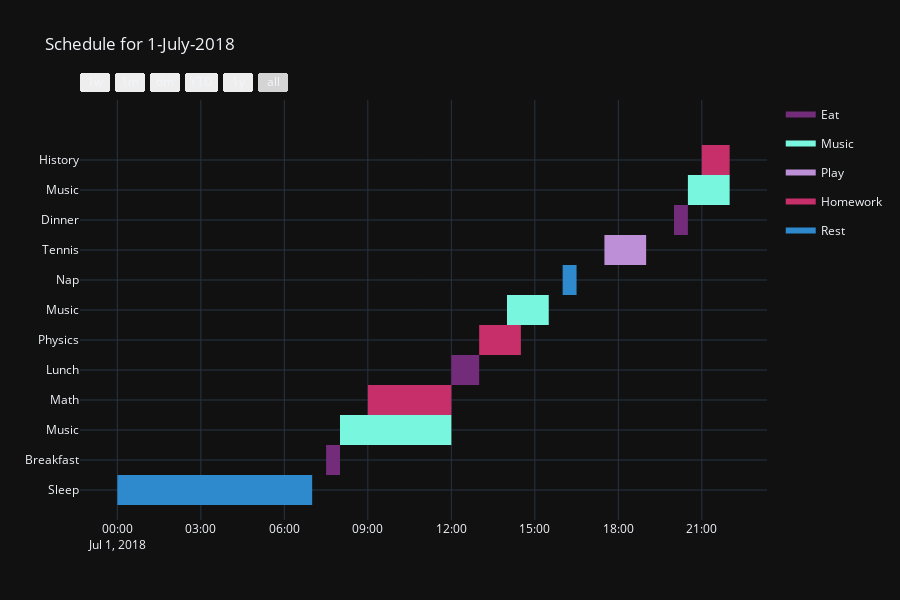

Notebook code cell kept with this figure:
### Code cell
color_dict = dict(
    Rest='rgb(46, 137, 205)',
    Eat='rgb(114, 44, 121)',
    Homework='rgb(198, 47, 105)',
    Play='#BD8FD7',
    Music='#78F7DE'
)

fig = ff.create_gantt(
    schedule,
    title='Schedule for 1-July-2018',
    colors=color_dict,
    index_col='Category',
    show_colorbar=True,
    bar_width=0.5,
    showgrid_x=True,
    showgrid_y=True
)
offline.iplot(fig)

### Figure 1 — Plotly figure (JSON) as saved in the notebook; plotly's stock layout.template omitted (floating-point values rounded to 4 significant figures)
{"data": [{"fill": "toself", "fillcolor": "rgb(114, 44, 121)", "hoverinfo": "name", "legendgroup": "rgb(114, 44, 121)", "mode": "none", "name": "Eat", "x": ["2018-07-01 7:30:00", "2018-07-01 8:00:00", "2018-07-01 8:00:00", "2018-07-01 7:30:00", "2018-07-01 7:30:00", "2018-07-01 12:00:00", "2018-07-01 13:00:00", "2018-07-01 13:00:00", "2018-07-01 12:00:00", "2018-07-01 12:00:00", "2018-07-01 20:00:00", "2018-07-01 20:30:00", "2018-07-01 20:30:00", "2018-07-01 20:00:00"], "y": [0.5, 0.5, 1.5, 1.5, null, 3.5, 3.5, 4.5, 4.5, null, 8.5, 8.5, 9.5, 9.5], "type": "scatter"}, {"fill": "toself", "fillcolor": "rgb(120, 247, 222)", "hoverinfo": "name", "legendgroup": "rgb(120, 247, 222)", "mode": "none", "name": "Music", "x": ["2018-07-01 8:00:00", "2018-07-01 12:00:00", "2018-07-01 12:00:00", "2018-07-01 8:00:00", "2018-07-01 8:00:00", "2018-07-01 14:00:00", "2018-07-01 15:30:00", "2018-07-01 15:30:00", "2018-07-01 14:00:00", "2018-07-01 14:00:00", "2018-07-01 20:30:00", "2018-07-01 22:00:00", "2018-07-01 22:00:00", "2018-07-01 20:30:00"], "y": [1.5, 1.5, 2.5, 2.5, null, 5.5, 5.5, 6.5, 6.5, null, 9.5, 9.5, 10.5, 10.5], "type": "scatter"}, {"fill": "toself", "fillcolor": "rgb(189, 143, 215)", "hoverinfo": "name", "legendgroup": "rgb(189, 143, 215)", "mode": "none", "name": "Play", "x": ["2018-07-01 17:30:00", "2018-07-01 19:00:00", "2018-07-01 19:00:00", "2018-07-01 17:30:00"], "y": [7.5, 7.5, 8.5, 8.5], "type": "scatter"}, {"fill": "toself", "fillcolor": "rgb(198, 47, 105)", "hoverinfo": "name", "legendgroup": "rgb(198, 47, 105)", "mode": "none", "name": "Homework", "x": ["2018-07-01 9:00:00", "2018-07-01 12:00:00", "2018-07-01 12:00:00", "2018-07-01 9:00:00", "2018-07-01 9:00:00", "2018-07-01 13:00:00", "2018-07-01 14:30:00", "2018-07-01 14:30:00", "2018-07-01 13:00:00", "2018-07-01 13:00:00", "2018-07-01 21:00:00", "2018-07-01 22:00:00", "2018-07-01 22:00:00", "2018-07-01 21:00:00"], "y": [2.5, 2.5, 3.5, 3.5, null, 4.5, 4.5, 5.5, 5.5, null, 10.5, 10.5, 11.5, 11.5], "type": "scatter"}, {"fill": "toself", "fillcolor": "rgb(46, 137, 205)", "hoverinfo": "name", "legendgroup": "rgb(46, 137, 205)", "mode": "none", "name": "Rest", "x": ["2018-07-01 0:00:00", "2018-07-01 7:00:00", "2018-07-01 7:00:00", "2018-07-01 0:00:00", "2018-07-01 0:00:00", "2018-07-01 16:00:00", "2018-07-01 16:30:00", "2018-07-01 16:30:00", "2018-07-01 16:00:00"], "y": [-0.5, -0.5, 0.5, 0.5, null, 6.5, 6.5, 7.5, 7.5], "type": "scatter"}, {"legendgroup": "rgb(114, 44, 121)", "marker": {"color": "rgb(114, 44, 121)", "opacity": 0, "size": 1}, "mode": "markers", "name": "", "showlegend": false, "text": [null, null, null, null, null, null], "x": ["2018-07-01 7:30:00", "2018-07-01 8:00:00", "2018-07-01 12:00:00", "2018-07-01 13:00:00", "2018-07-01 20:00:00", "2018-07-01 20:30:00"], "y": [1, 1, 4, 4, 9, 9], "type": "scatter"}, {"legendgroup": "rgb(120, 247, 222)", "marker": {"color": "rgb(120, 247, 222)", "opacity": 0, "size": 1}, "mode": "markers", "name": "", "showlegend": false, "text": [null, null, null, null, null, null], "x": ["2018-07-01 8:00:00", "2018-07-01 12:00:00", "2018-07-01 14:00:00", "2018-07-01 15:30:00", "2018-07-01 20:30:00", "2018-07-01 22:00:00"], "y": [2, 2, 6, 6, 10, 10], "type": "scatter"}, {"legendgroup": "rgb(189, 143, 215)", "marker": {"color": "rgb(189, 143, 215)", "opacity": 0, "size": 1}, "mode": "markers", "name": "", "showlegend": false, "text": [null, null], "x": ["2018-07-01 17:30:00", "2018-07-01 19:00:00"], "y": [8, 8], "type": "scatter"}, {"legendgroup": "rgb(198, 47, 105)", "marker": {"color": "rgb(198, 47, 105)", "opacity": 0, "size": 1}, "mode": "markers", "name": "", "showlegend": false, "text": [null, null, null, null, null, null], "x": ["2018-07-01 9:00:00", "2018-07-01 12:00:00", "2018-07-01 13:00:00", "2018-07-01 14:30:00", "2018-07-01 21:00:00", "2018-07-01 22:00:00"], "y": [3, 3, 5, 5, 11, 11], "type": "scatter"}, {"legendgroup": "rgb(46, 137, 205)", "marker": {"color": "rgb(46, 137, 205)", "opacity": 0, "size": 1}, "mode": "markers", "name": "", "showlegend": false, "text": [null, null, null, null], "x": ["2018-07-01 0:00:00", "2018-07-01 7:00:00", "2018-07-01 16:00:00", "2018-07-01 16:30:00"], "y": [0, 0, 7, 7], "type": "scatter"}], "layout": {"height": 600, "hovermode": "closest", "showlegend": true, "title": {"text": "Schedule for 1-July-2018"}, "xaxis": {"rangeselector": {"buttons": [{"count": 7, "label": "1w", "step": "day", "stepmode": "backward"}, {"count": 1, "label": "1m", "step": "month", "stepmode": "backward"}, {"count": 6, "label": "6m", "step": "month", "stepmode": "backward"}, {"count": 1, "label": "YTD", "step": "year", "stepmode": "todate"}, {"count": 1, "label": "1y", "step": "year", "stepmode": "backward"}, {"step": "all"}]}, "showgrid": true, "type": "date", "zeroline": false}, "yaxis": {"autorange": false, "range": [-1, 13], "showgrid": true, "ticktext": ["Sleep", "Breakfast", "Music", "Math", "Lunch", "Physics", "Music", "Nap", "Tennis", "Dinner", "Music", "History"], "tickvals": [0, 1, 2, 3, 4, 5, 6, 7, 8, 9, 10, 11], "zeroline": false}}}
